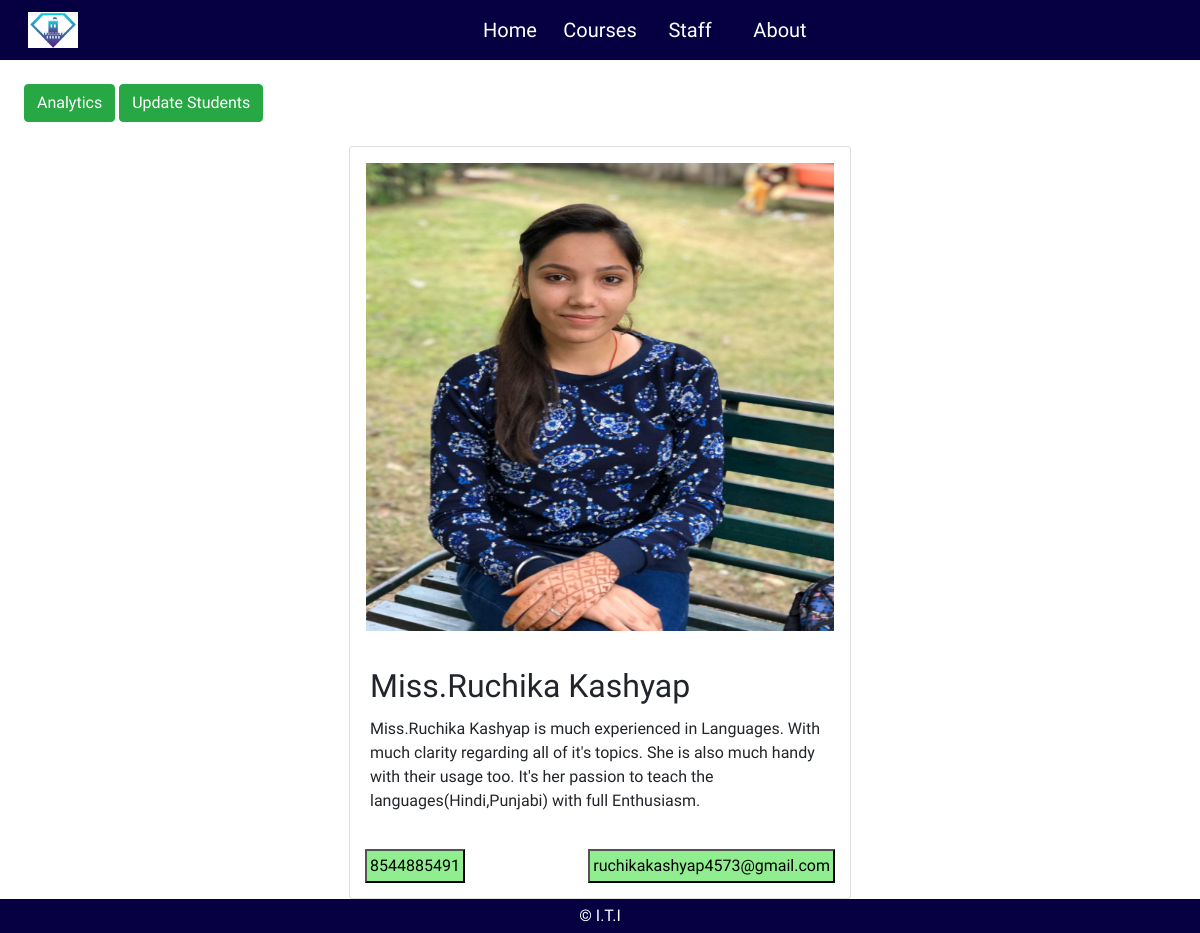
Page /mentor_about.php?name=Miss.Ruchika Kashyap on the committed database.
### tables this page shows
CREATE TABLE `hcard` (
  `id` int(11) NOT NULL,
  `image` varchar(50) NOT NULL,
  `name` varchar(50) NOT NULL,
  `about` longtext NOT NULL,
  `email` varchar(50) NOT NULL,
  `subject` varchar(50) NOT NULL,
  `contact` bigint(10) NOT NULL
);

### mentor_about.php (the view, shortened to what this page needs)
<?php
include_once "res/content/main.php";
$name = $_GET['name'];
$search = mysqli_query($conn, "SELECT * FROM hcard WHERE name = '$name'");
$data = mysqli_fetch_assoc($search);
?>
<div class="p-4">
    <button class="btn btn-success" onclick="show(['analytics'])">Analytics</button>
    <button class="btn btn-success" onclick="show(['update-students'])">Update Students</button>
</div>
<div class="cards">
    <div class="card">
        <div class="card-img"><img class="w-100 p-3" style="max-width:500px;max-height: 500px;" src="res/images/<?php echo $data['image']; ?>" alt=""></div>
        <div class="card-body">
            <div class="card-title">
                <h2><?php echo $data['name']; ?></h2>
            </div>
            <div style="max-width: 460px;">
                <p><?php echo $data['about']; ?></p>
            </div>
        </div>
        <div>
            <input type="submit" name="contact" id="lft" style="float: left; margin-left:15px;padding: 3px;margin-bottom: 15px;background-color: lightgreen;" value="<?php echo $data['contact']; ?>">
            <input type="submit" style="float: right;margin-right: 15px;padding: 3px;margin-bottom: 15px;background-color: lightgreen;" name="email" value="<?php echo $data['email']; ?>">
        </div>
    </div>
</div>
<?php
include_once "res/content/footer.php";
?>
</body>
</html>

### res/css/style.css (style rules this page uses)
* { font-family: 'Jua'; }
body { display: flex; flex-direction: column; }
.cards { display: flex; justify-content: center; flex-direction: row; flex-wrap: wrap; }

### rows in the picture
hcard: image (picture), name "Miss.Ruchika Kashyap", about "Miss.Ruchika Kashyap is much experienced in Languages. With much clarity regarding all of it's topics. She is also much handy with their usage too. It's her passion to teach the languages(Hindi,Punjabi) with full Enthusiasm.", contact "8544885491", email "ruchikakashyap4573@gmail.com"
